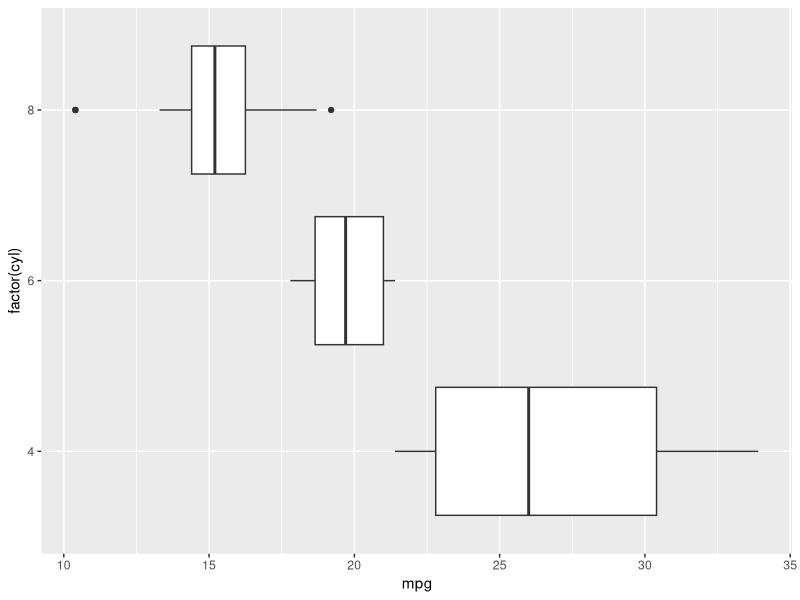

Recreate this plot in R.
library(ggplot2)

df <- mtcars
print(head(df))

#Data & Aesthetics Layer
pl <- ggplot(data = df, aes(factor(cyl), mpg))

#Geometry layer
#Adding the data& Aethetics layer to geom layer
print(pl+ geom_boxplot() + coord_flip())